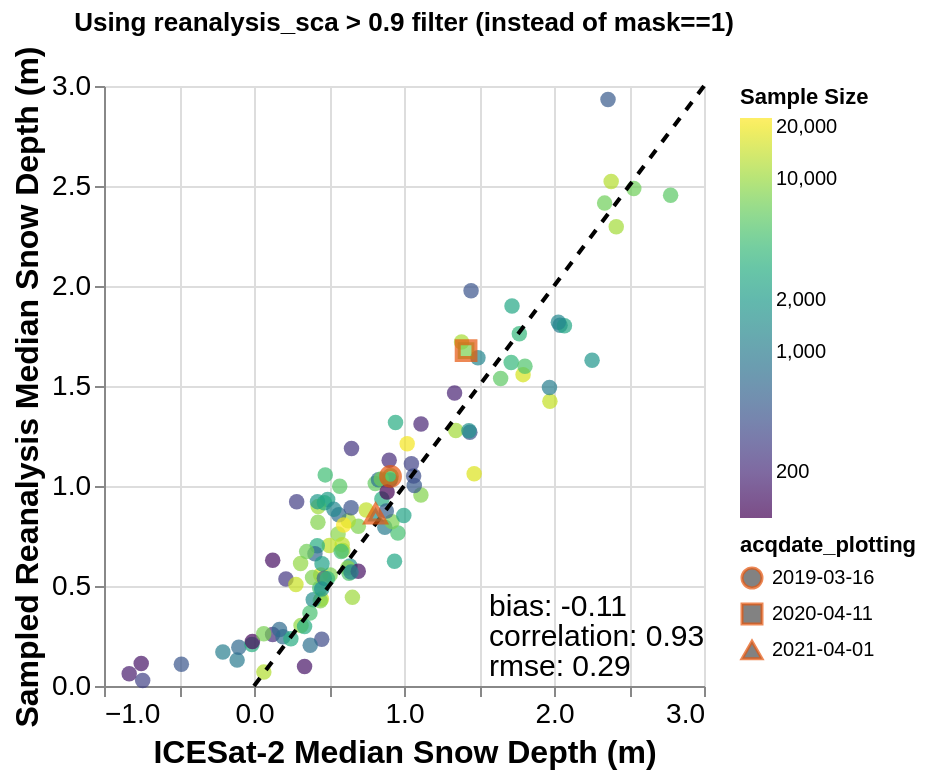

Notebook source saved alongside this figure:
### Code cell
# Same plot but using reanalysis_sca > 0.9 filter instead of mask==1
# Create new filtered dataset
atl06sr_gdf_sca = atl06sr_gdf[(atl06sr_gdf['reanalysis_sca'] > 0.9) & (atl06sr_gdf['slope'] < 20)]
atl06sr_gdf_sca['n'] = atl06sr_gdf_sca.groupby('acqdate')['acqdate'].transform('count')

# Calculate medians per date and also get sample size per date
medians_sca = atl06sr_gdf_sca.loc[(atl06sr_gdf_sca['n'] > 100), 
                                   ['icesat2_3dep_dif', 'reanalysis_sd', 'acqdate']].dropna().groupby('acqdate').median()
# Get sample size per date
sample_counts = atl06sr_gdf_sca.loc[(atl06sr_gdf_sca['n'] > 100), 
                                     ['icesat2_3dep_dif', 'reanalysis_sd', 'acqdate']].dropna().groupby('acqdate').size()
medians_sca['sample_size'] = sample_counts
medians_sca['acqdate_dt'] = pd.to_datetime(medians_sca.index)
medians_sca['acqdate_plotting'] = medians_sca['acqdate_dt'].astype('str')

# Compute snow_presence based on dates where median SD != 0
import datetime
snow_on_dates = median_sd.time.where(median_sd.SD_Post != 0).dropna('time')
medians_sca['snow_presence'] = 0
for day in snow_on_dates.values:
    py_datetime = day.astype('M8[ms]').astype(datetime.datetime)
    py_date = py_datetime.date()
    if py_date in medians_sca.index:
        medians_sca.loc[py_date, 'snow_presence'] = 1

# Calculate metrics for SCA-filtered data (only snow_presence==1)
bias_sca = np.mean(medians_sca.loc[medians_sca['snow_presence']==1, 'icesat2_3dep_dif'] - 
                   medians_sca.loc[medians_sca['snow_presence']==1, 'reanalysis_sd'])
correlation_sca = np.corrcoef(medians_sca.loc[medians_sca['snow_presence']==1, 'icesat2_3dep_dif'].dropna(),
                              medians_sca.loc[medians_sca['snow_presence']==1, 'reanalysis_sd'].dropna())[0,1]
rmse_sca = np.sqrt(np.nanmean((medians_sca.loc[medians_sca['snow_presence']==1, 'icesat2_3dep_dif'] - 
                               medians_sca.loc[medians_sca['snow_presence']==1, 'reanalysis_sd'])**2))

n_dates_sca = (medians_sca['snow_presence']==1).sum()
print(f"Metrics using reanalysis_sca > 0.9 filter:")
print(f"  Bias: {bias_sca:.2f}")
print(f"  Correlation: {correlation_sca:.2f}")
print(f"  RMSE: {rmse_sca:.2f}")
print(f"  Number of dates: {n_dates_sca}")

metrics_data_sca = pd.DataFrame({
    'metric': [bias_sca, correlation_sca, rmse_sca],
    'metric_label': ['bias', 'correlation', 'rmse'],
    'labels': ['is2_r'] * 3,
    'x_pos': [1.5, 1.5, 1.5],
    'y_pos': [0.4, 0.25, 0.1]
})
metrics_data_sca['metric_2f'] = metrics_data_sca['metric'].round(2)

# Create plot sources (only snow_presence==1)
source_nh_sca = medians_sca[(medians_sca['snow_presence']==1) & (~medians_sca['acqdate_dt'].isin(highlight_dates))]
source_h_sca = medians_sca[(medians_sca['snow_presence']==1) & (medians_sca['acqdate_dt'].isin(highlight_dates))]

# Create a small DataFrame for the 1:1 line
line_data = pd.DataFrame({
    'x': [0, 3],
    'y': [0, 3]
})

main_chart_sca = alt.layer(alt.Chart(source_nh_sca).mark_point(size=60, filled=True).encode(
    x=alt.X('icesat2_3dep_dif', axis=alt.Axis(title='ICESat-2 Median Snow Depth (m)', titleFontSize=16)),
    y=alt.Y('reanalysis_sd', axis=alt.Axis(title='Sampled Reanalysis Median Snow Depth (m)', titleFontSize=16)),
    color=alt.Color('sample_size:Q', scale=alt.Scale(scheme='viridis', type='log'), legend=alt.Legend(title='Sample Size'))
),
    alt.Chart(line_data).mark_line(color='black', strokeDash=[5, 5]).encode(
    x='x:Q',
    y='y:Q')
) + alt.Chart(metrics_data_sca).mark_text(
    align='left',
    baseline='middle',
    dx=5,
    fontSize=15
).transform_calculate(
    annotation_text = "datum.metric_label + ': ' + datum.metric_2f"
).encode(
    x=alt.X('x_pos:Q'),
    y=alt.Y('y_pos:Q'),
    text='annotation_text:N'
)

highlight_chart_sca = alt.Chart(source_h_sca).mark_point(size=70, filled=True, stroke=highlight_color, strokeWidth=3).encode(
    x=alt.X('icesat2_3dep_dif'),
    y=alt.Y('reanalysis_sd'),
    color=alt.Color('sample_size:Q', scale=alt.Scale(scheme='viridis', type='log'), legend=None),
    shape=alt.Shape('acqdate_plotting:N')
)

final_chart_sca = (main_chart_sca + highlight_chart_sca).properties(
    title='Using reanalysis_sca > 0.9 filter (instead of mask==1)'
)
final_chart_sca.configure_axis(
    labelFontSize=14,

    titleFontSize=16)

### Figure 1 — Vega-Lite specification as saved in the notebook (floating-point values rounded to 4 significant figures)
{"config": {"view": {"continuousWidth": 300, "continuousHeight": 300}, "axis": {"labelFontSize": 14, "titleFontSize": 16}}, "layer": [{"data": {"name": "data-ed229f04659f7149aa82f697592eb4dd"}, "mark": {"type": "point", "filled": true, "size": 60}, "encoding": {"color": {"field": "sample_size", "legend": {"title": "Sample Size"}, "scale": {"scheme": "viridis", "type": "log"}, "type": "quantitative"}, "x": {"axis": {"title": "ICESat-2 Median Snow Depth (m)", "titleFontSize": 16}, "field": "icesat2_3dep_dif", "type": "quantitative"}, "y": {"axis": {"title": "Sampled Reanalysis Median Snow Depth (m)", "titleFontSize": 16}, "field": "reanalysis_sd", "type": "quantitative"}}}, {"data": {"name": "data-f6d2dfe0eccf9d704325a11da2fb5a38"}, "mark": {"type": "line", "color": "black", "strokeDash": [5, 5]}, "encoding": {"x": {"field": "x", "type": "quantitative"}, "y": {"field": "y", "type": "quantitative"}}}, {"data": {"name": "data-b1fcf3b6646bb29b22187de5a5715e38"}, "mark": {"type": "text", "align": "left", "baseline": "middle", "dx": 5, "fontSize": 15}, "encoding": {"text": {"field": "annotation_text", "type": "nominal"}, "x": {"field": "x_pos", "type": "quantitative"}, "y": {"field": "y_pos", "type": "quantitative"}}, "transform": [{"calculate": "datum.metric_label + ': ' + datum.metric_2f", "as": "annotation_text"}]}, {"data": {"name": "data-94d3fa7ed25e88a97e87942ed87781e5"}, "mark": {"type": "point", "filled": true, "size": 70, "stroke": "#E6550D", "strokeWidth": 3}, "encoding": {"color": {"field": "sample_size", "legend": null, "scale": {"scheme": "viridis", "type": "log"}, "type": "quantitative"}, "shape": {"field": "acqdate_plotting", "type": "nominal"}, "x": {"field": "icesat2_3dep_dif", "type": "quantitative"}, "y": {"field": "reanalysis_sd", "type": "quantitative"}}}], "title": "Using reanalysis_sca > 0.9 filter (instead of mask==1)", "$schema": "https://vega.github.io/schema/vega-lite/v5.20.1.json", "datasets": {"data-ed229f04659f7149aa82f697592eb4dd": [{"icesat2_3dep_dif": 0.3136, "reanalysis_sd": 0.302, "sample_size": 9551, "acqdate_dt": "2018-12-03T00:00:00", "acqdate_plotting": "2018-12-03", "snow_presence": 1}, {"icesat2_3dep_dif": 0.5075, "reanalysis_sd": 0.5556, "sample_size": 7902, "acqdate_dt": "2018-12-07T00:00:00", "acqdate_plotting": "2018-12-07", "snow_presence": 1}, {"icesat2_3dep_dif": 0.4491, "reanalysis_sd": 0.4348, "sample_size": 13618, "acqdate_dt": "2018-12-11T00:00:00", "acqdate_plotting": "2018-12-11", "snow_presence": 1}, {"icesat2_3dep_dif": 0.4418, "reanalysis_sd": 0.426, "sample_size": 8327, "acqdate_dt": "2018-12-12T00:00:00", "acqdate_plotting": "2018-12-12", "snow_presence": 1}, {"icesat2_3dep_dif": -0.1125, "reanalysis_sd": 0.1294, "sample_size": 947, "acqdate_dt": "2018-12-15T00:00:00", "acqdate_plotting": "2018-12-15", "snow_presence": 1}, {"icesat2_3dep_dif": 0.3949, "reanalysis_sd": 0.431, "sample_size": 1436, "acqdate_dt": "2018-12-16T00:00:00", "acqdate_plotting": "2018-12-16", "snow_presence": 1}, {"icesat2_3dep_dif": -0.1012, "reanalysis_sd": 0.1934, "sample_size": 667, "acqdate_dt": "2018-12-19T00:00:00", "acqdate_plotting": "2018-12-19", "snow_presence": 1}, {"icesat2_3dep_dif": 0.4384, "reanalysis_sd": 0.4904, "sample_size": 4459, "acqdate_dt": "2019-01-05T00:00:00", "acqdate_plotting": "2019-01-05", "snow_presence": 1}, {"icesat2_3dep_dif": -0.01378, "reanalysis_sd": 0.207, "sample_size": 3047, "acqdate_dt": "2019-01-09T00:00:00", "acqdate_plotting": "2019-01-09", "snow_presence": 1}, {"icesat2_3dep_dif": 0.9591, "reanalysis_sd": 0.7652, "sample_size": 4696, "acqdate_dt": "2019-01-10T00:00:00", "acqdate_plotting": "2019-01-10", "snow_presence": 1}, {"icesat2_3dep_dif": 0.7481, "reanalysis_sd": 0.8804, "sample_size": 13655, "acqdate_dt": "2019-01-13T00:00:00", "acqdate_plotting": "2019-01-13", "snow_presence": 1}, {"icesat2_3dep_dif": 0.124, "reanalysis_sd": 0.257, "sample_size": 214, "acqdate_dt": "2019-01-14T00:00:00", "acqdate_plotting": "2019-01-14", "snow_presence": 1}, {"icesat2_3dep_dif": 0.9367, "reanalysis_sd": 0.6238, "sample_size": 2545, "acqdate_dt": "2019-01-22T00:00:00", "acqdate_plotting": "2019-01-22", "snow_presence": 1}, {"icesat2_3dep_dif": 1.973, "reanalysis_sd": 1.424, "sample_size": 14070, "acqdate_dt": "2019-02-07T00:00:00", "acqdate_plotting": "2019-02-07", "snow_presence": 1}, {"icesat2_3dep_dif": 0.8525, "reanalysis_sd": 0.9354, "sample_size": 3043, "acqdate_dt": "2019-02-08T00:00:00", "acqdate_plotting": "2019-02-08", "snow_presence": 1}, {"icesat2_3dep_dif": 1.468, "reanalysis_sd": 1.061, "sample_size": 17039, "acqdate_dt": "2019-02-11T00:00:00", "acqdate_plotting": "2019-02-11", "snow_presence": 1}, {"icesat2_3dep_dif": 0.6398, "reanalysis_sd": 0.6002, "sample_size": 1654, "acqdate_dt": "2019-02-12T00:00:00", "acqdate_plotting": "2019-02-12", "snow_presence": 1}, {"icesat2_3dep_dif": 1.113, "reanalysis_sd": 0.955, "sample_size": 8367, "acqdate_dt": "2019-02-19T00:00:00", "acqdate_plotting": "2019-02-19", "snow_presence": 1}, {"icesat2_3dep_dif": 1.384, "reanalysis_sd": 1.72, "sample_size": 11225, "acqdate_dt": "2019-03-04T00:00:00", "acqdate_plotting": "2019-03-04", "snow_presence": 1}, {"icesat2_3dep_dif": 2.36, "reanalysis_sd": 2.933, "sample_size": 482, "acqdate_dt": "2019-03-08T00:00:00", "acqdate_plotting": "2019-03-08", "snow_presence": 1}, {"icesat2_3dep_dif": 1.715, "reanalysis_sd": 1.618, "sample_size": 3723, "acqdate_dt": "2019-03-09T00:00:00", "acqdate_plotting": "2019-03-09", "snow_presence": 1}, {"icesat2_3dep_dif": 2.381, "reanalysis_sd": 2.522, "sample_size": 12360, "acqdate_dt": "2019-03-12T00:00:00", "acqdate_plotting": "2019-03-12", "snow_presence": 1}, {"icesat2_3dep_dif": 1.794, "reanalysis_sd": 1.557, "sample_size": 16076, "acqdate_dt": "2019-03-17T00:00:00", "acqdate_plotting": "2019-03-17", "snow_presence": 1}, {"icesat2_3dep_dif": 1.439, "reanalysis_sd": 1.269, "sample_size": 414, "acqdate_dt": "2019-03-21T00:00:00", "acqdate_plotting": "2019-03-21", "snow_presence": 1}, {"icesat2_3dep_dif": 0.2844, "reanalysis_sd": 0.9214, "sample_size": 287, "acqdate_dt": "2019-04-02T00:00:00", "acqdate_plotting": "2019-04-02", "snow_presence": 1}, {"icesat2_3dep_dif": 2.532, "reanalysis_sd": 2.487, "sample_size": 7007, "acqdate_dt": "2019-04-06T00:00:00", "acqdate_plotting": "2019-04-06", "snow_presence": 1}, {"icesat2_3dep_dif": 2.415, "reanalysis_sd": 2.296, "sample_size": 10938, "acqdate_dt": "2019-04-10T00:00:00", "acqdate_plotting": "2019-04-10", "snow_presence": 1}, {"icesat2_3dep_dif": 2.778, "reanalysis_sd": 2.454, "sample_size": 5798, "acqdate_dt": "2019-04-11T00:00:00", "acqdate_plotting": "2019-04-11", "snow_presence": 1}, {"icesat2_3dep_dif": 2.337, "reanalysis_sd": 2.414, "sample_size": 6905, "acqdate_dt": "2019-04-14T00:00:00", "acqdate_plotting": "2019-04-14", "snow_presence": 1}, {"icesat2_3dep_dif": 1.113, "reanalysis_sd": 1.31, "sample_size": 185, "acqdate_dt": "2019-04-15T00:00:00", "acqdate_plotting": "2019-04-15", "snow_presence": 1}, {"icesat2_3dep_dif": 1.644, "reanalysis_sd": 1.537, "sample_size": 5899, "acqdate_dt": "2019-04-18T00:00:00", "acqdate_plotting": "2019-04-18", "snow_presence": 1}, {"icesat2_3dep_dif": 2.04, "reanalysis_sd": 1.804, "sample_size": 1038, "acqdate_dt": "2019-04-19T00:00:00", "acqdate_plotting": "2019-04-19", "snow_presence": 1}, {"icesat2_3dep_dif": 2.07, "reanalysis_sd": 1.801, "sample_size": 2627, "acqdate_dt": "2019-04-22T00:00:00", "acqdate_plotting": "2019-04-22", "snow_presence": 1}, {"icesat2_3dep_dif": 2.029, "reanalysis_sd": 1.819, "sample_size": 1265, "acqdate_dt": "2019-04-23T00:00:00", "acqdate_plotting": "2019-04-23", "snow_presence": 1}, {"icesat2_3dep_dif": 1.769, "reanalysis_sd": 1.761, "sample_size": 3698, "acqdate_dt": "2019-05-05T00:00:00", "acqdate_plotting": "2019-05-05", "snow_presence": 1}, {"icesat2_3dep_dif": 1.97, "reanalysis_sd": 1.492, "sample_size": 1055, "acqdate_dt": "2019-05-09T00:00:00", "acqdate_plotting": "2019-05-09", "snow_presence": 1}, {"icesat2_3dep_dif": 2.254, "reanalysis_sd": 1.629, "sample_size": 1790, "acqdate_dt": "2019-05-13T00:00:00", "acqdate_plotting": "2019-05-13", "snow_presence": 1}, {"icesat2_3dep_dif": 1.806, "reanalysis_sd": 1.599, "sample_size": 5167, "acqdate_dt": "2019-05-14T00:00:00", "acqdate_plotting": "2019-05-14", "snow_presence": 1}, {"icesat2_3dep_dif": 1.72, "reanalysis_sd": 1.9, "sample_size": 2604, "acqdate_dt": "2019-05-18T00:00:00", "acqdate_plotting": "2019-05-18", "snow_presence": 1}, {"icesat2_3dep_dif": 0.9012, "reanalysis_sd": 1.129, "sample_size": 210, "acqdate_dt": "2019-06-03T00:00:00", "acqdate_plotting": "2019-06-03", "snow_presence": 1}, {"icesat2_3dep_dif": 1.337, "reanalysis_sd": 1.465, "sample_size": 177, "acqdate_dt": "2019-06-07T00:00:00", "acqdate_plotting": "2019-06-07", "snow_presence": 1}, {"icesat2_3dep_dif": 1.447, "reanalysis_sd": 1.976, "sample_size": 430, "acqdate_dt": "2019-06-11T00:00:00", "acqdate_plotting": "2019-06-11", "snow_presence": 1}, {"icesat2_3dep_dif": 1.493, "reanalysis_sd": 1.642, "sample_size": 1245, "acqdate_dt": "2019-06-12T00:00:00", "acqdate_plotting": "2019-06-12", "snow_presence": 1}, {"icesat2_3dep_dif": 0.65, "reanalysis_sd": 1.188, "sample_size": 242, "acqdate_dt": "2019-07-11T00:00:00", "acqdate_plotting": "2019-07-11", "snow_presence": 1}, {"icesat2_3dep_dif": 0.4515, "reanalysis_sd": 0.2342, "sample_size": 357, "acqdate_dt": "2019-12-01T00:00:00", "acqdate_plotting": "2019-12-01", "snow_presence": 1}, {"icesat2_3dep_dif": 0.6561, "reanalysis_sd": 0.4432, "sample_size": 10396, "acqdate_dt": "2019-12-05T00:00:00", "acqdate_plotting": "2019-12-05", "snow_presence": 1}, {"icesat2_3dep_dif": 0.6252, "reanalysis_sd": 0.5904, "sample_size": 9283, "acqdate_dt": "2019-12-09T00:00:00", "acqdate_plotting": "2019-12-09", "snow_presence": 1}, {"icesat2_3dep_dif": 0.4443, "reanalysis_sd": 0.5552, "sample_size": 16784, "acqdate_dt": "2019-12-11T00:00:00", "acqdate_plotting": "2019-12-11", "snow_presence": 1}, {"icesat2_3dep_dif": 0.3371, "reanalysis_sd": 0.2972, "sample_size": 3015, "acqdate_dt": "2019-12-30T00:00:00", "acqdate_plotting": "2019-12-30", "snow_presence": 1}, {"icesat2_3dep_dif": 0.5605, "reanalysis_sd": 0.7596, "sample_size": 8810, "acqdate_dt": "2020-01-03T00:00:00", "acqdate_plotting": "2020-01-03", "snow_presence": 1}, {"icesat2_3dep_dif": 0.502, "reanalysis_sd": 0.703, "sample_size": 13294, "acqdate_dt": "2020-01-07T00:00:00", "acqdate_plotting": "2020-01-07", "snow_presence": 1}, {"icesat2_3dep_dif": 0.5881, "reanalysis_sd": 0.7068, "sample_size": 13551, "acqdate_dt": "2020-01-09T00:00:00", "acqdate_plotting": "2020-01-09", "snow_presence": 1}, {"icesat2_3dep_dif": 0.4217, "reanalysis_sd": 0.7012, "sample_size": 2902, "acqdate_dt": "2020-01-11T00:00:00", "acqdate_plotting": "2020-01-11", "snow_presence": 1}, {"icesat2_3dep_dif": 0.4911, "reanalysis_sd": 0.9322, "sample_size": 2256, "acqdate_dt": "2020-01-13T00:00:00", "acqdate_plotting": "2020-01-13", "snow_presence": 1}, {"icesat2_3dep_dif": 0.4262, "reanalysis_sd": 0.8184, "sample_size": 8343, "acqdate_dt": "2020-01-15T00:00:00", "acqdate_plotting": "2020-01-15", "snow_presence": 1}, {"icesat2_3dep_dif": 0.1935, "reanalysis_sd": 0.2464, "sample_size": 717, "acqdate_dt": "2020-01-17T00:00:00", "acqdate_plotting": "2020-01-17", "snow_presence": 1}, {"icesat2_3dep_dif": 0.6954, "reanalysis_sd": 0.799, "sample_size": 8064, "acqdate_dt": "2020-01-19T00:00:00", "acqdate_plotting": "2020-01-19", "snow_presence": 1}, {"icesat2_3dep_dif": 0.337, "reanalysis_sd": 0.098, "sample_size": 141, "acqdate_dt": "2020-01-21T00:00:00", "acqdate_plotting": "2020-01-21", "snow_presence": 1}, {"icesat2_3dep_dif": 0.3107, "reanalysis_sd": 0.6122, "sample_size": 9457, "acqdate_dt": "2020-02-01T00:00:00", "acqdate_plotting": "2020-02-01", "snow_presence": 1}, {"icesat2_3dep_dif": 0.6281, "reanalysis_sd": 0.826, "sample_size": 11120, "acqdate_dt": "2020-02-05T00:00:00", "acqdate_plotting": "2020-02-05", "snow_presence": 1}, {"icesat2_3dep_dif": 0.3904, "reanalysis_sd": 0.5428, "sample_size": 8058, "acqdate_dt": "2020-02-07T00:00:00", "acqdate_plotting": "2020-02-07", "snow_presence": 1}, {"icesat2_3dep_dif": 0.8083, "reanalysis_sd": 1.013, "sample_size": 6247, "acqdate_dt": "2020-02-09T00:00:00", "acqdate_plotting": "2020-02-09", "snow_presence": 1}, {"icesat2_3dep_dif": 0.5916, "reanalysis_sd": 0.678, "sample_size": 10569, "acqdate_dt": "2020-02-11T00:00:00", "acqdate_plotting": "2020-02-11", "snow_presence": 1}, {"icesat2_3dep_dif": 0.4278, "reanalysis_sd": 0.8978, "sample_size": 10481, "acqdate_dt": "2020-02-13T00:00:00", "acqdate_plotting": "2020-02-13", "snow_presence": 1}, {"icesat2_3dep_dif": 0.9099, "reanalysis_sd": 1.035, "sample_size": 7681, "acqdate_dt": "2020-02-15T00:00:00", "acqdate_plotting": "2020-02-15", "snow_presence": 1}, {"icesat2_3dep_dif": 0.4233, "reanalysis_sd": 0.9218, "sample_size": 1933, "acqdate_dt": "2020-02-17T00:00:00", "acqdate_plotting": "2020-02-17", "snow_presence": 1}, {"icesat2_3dep_dif": 0.4062, "reanalysis_sd": 0.661, "sample_size": 638, "acqdate_dt": "2020-02-19T00:00:00", "acqdate_plotting": "2020-02-19", "snow_presence": 1}, {"icesat2_3dep_dif": 0.5812, "reanalysis_sd": 0.6722, "sample_size": 4295, "acqdate_dt": "2020-03-05T00:00:00", "acqdate_plotting": "2020-03-05", "snow_presence": 1}, {"icesat2_3dep_dif": 0.213, "reanalysis_sd": 0.5352, "sample_size": 257, "acqdate_dt": "2020-03-06T00:00:00", "acqdate_plotting": "2020-03-06", "snow_presence": 1}, {"icesat2_3dep_dif": 0.6337, "reanalysis_sd": 0.5636, "sample_size": 5131, "acqdate_dt": "2020-03-09T00:00:00", "acqdate_plotting": "2020-03-09", "snow_presence": 1}, {"icesat2_3dep_dif": 0.695, "reanalysis_sd": 0.5736, "sample_size": 135, "acqdate_dt": "2020-03-10T00:00:00", "acqdate_plotting": "2020-03-10", "snow_presence": 1}, {"icesat2_3dep_dif": 0.475, "reanalysis_sd": 1.056, "sample_size": 4327, "acqdate_dt": "2020-03-13T00:00:00", "acqdate_plotting": "2020-03-13", "snow_presence": 1}, {"icesat2_3dep_dif": 0.4695, "reanalysis_sd": 0.916, "sample_size": 2738, "acqdate_dt": "2020-04-03T00:00:00", "acqdate_plotting": "2020-04-03", "snow_presence": 1}, {"icesat2_3dep_dif": 1.345, "reanalysis_sd": 1.278, "sample_size": 10747, "acqdate_dt": "2020-04-07T00:00:00", "acqdate_plotting": "2020-04-07", "snow_presence": 1}, {"icesat2_3dep_dif": 1.069, "reanalysis_sd": 1.002, "sample_size": 467, "acqdate_dt": "2020-04-12T00:00:00", "acqdate_plotting": "2020-04-12", "snow_presence": 1}, {"icesat2_3dep_dif": 0.9434, "reanalysis_sd": 1.318, "sample_size": 2967, "acqdate_dt": "2020-04-15T00:00:00", "acqdate_plotting": "2020-04-15", "snow_presence": 1}, {"icesat2_3dep_dif": 1.049, "reanalysis_sd": 1.111, "sample_size": 308, "acqdate_dt": "2020-04-16T00:00:00", "acqdate_plotting": "2020-04-16", "snow_presence": 1}, {"icesat2_3dep_dif": 0.5649, "reanalysis_sd": 0.8566, "sample_size": 703, "acqdate_dt": "2020-05-02T00:00:00", "acqdate_plotting": "2020-05-02", "snow_presence": 1}, {"icesat2_3dep_dif": 0.5328, "reanalysis_sd": 0.8832, "sample_size": 1322, "acqdate_dt": "2020-05-06T00:00:00", "acqdate_plotting": "2020-05-06", "snow_presence": 1}, {"icesat2_3dep_dif": 0.907, "reanalysis_sd": 1.03, "sample_size": 864, "acqdate_dt": "2020-05-10T00:00:00", "acqdate_plotting": "2020-05-10", "snow_presence": 1}, {"icesat2_3dep_dif": 0.06562, "reanalysis_sd": 0.0694, "sample_size": 12153, "acqdate_dt": "2020-11-09T00:00:00", "acqdate_plotting": "2020-11-09", "snow_presence": 1}, {"icesat2_3dep_dif": -0.7421, "reanalysis_sd": 0.027, "sample_size": 298, "acqdate_dt": "2020-11-11T00:00:00", "acqdate_plotting": "2020-11-11", "snow_presence": 1}, {"icesat2_3dep_dif": -0.832, "reanalysis_sd": 0.061, "sample_size": 160, "acqdate_dt": "2020-11-13T00:00:00", "acqdate_plotting": "2020-11-13", "snow_presence": 1}, {"icesat2_3dep_dif": -0.4842, "reanalysis_sd": 0.1084, "sample_size": 449, "acqdate_dt": "2020-11-17T00:00:00", "acqdate_plotting": "2020-11-17", "snow_presence": 1}, {"icesat2_3dep_dif": 0.3748, "reanalysis_sd": 0.2034, "sample_size": 785, "acqdate_dt": "2020-12-14T00:00:00", "acqdate_plotting": "2020-12-14", "snow_presence": 1}, {"icesat2_3dep_dif": -0.2074, "reanalysis_sd": 0.1704, "sample_size": 1060, "acqdate_dt": "2020-12-16T00:00:00", "acqdate_plotting": "2020-12-16", "snow_presence": 1}, {"icesat2_3dep_dif": 0.2459, "reanalysis_sd": 0.236, "sample_size": 2991, "acqdate_dt": "2020-12-31T00:00:00", "acqdate_plotting": "2020-12-31", "snow_presence": 1}, {"icesat2_3dep_dif": -0.01061, "reanalysis_sd": 0.2222, "sample_size": 119, "acqdate_dt": "2021-01-04T00:00:00", "acqdate_plotting": "2021-01-04", "snow_presence": 1}, {"icesat2_3dep_dif": 0.0649, "reanalysis_sd": 0.261, "sample_size": 7557, "acqdate_dt": "2021-01-06T00:00:00", "acqdate_plotting": "2021-01-06", "snow_presence": 1}, {"icesat2_3dep_dif": 0.1697, "reanalysis_sd": 0.283, "sample_size": 693, "acqdate_dt": "2021-01-08T00:00:00", "acqdate_plotting": "2021-01-08", "snow_presence": 1}, {"icesat2_3dep_dif": 0.3729, "reanalysis_sd": 0.365, "sample_size": 4785, "acqdate_dt": "2021-01-10T00:00:00", "acqdate_plotting": "2021-01-10", "snow_presence": 1}, {"icesat2_3dep_dif": 0.4534, "reanalysis_sd": 0.6112, "sample_size": 2272, "acqdate_dt": "2021-01-18T00:00:00", "acqdate_plotting": "2021-01-18", "snow_presence": 1}, {"icesat2_3dep_dif": 0.4689, "reanalysis_sd": 0.5388, "sample_size": 583, "acqdate_dt": "2021-01-29T00:00:00", "acqdate_plotting": "2021-01-29", "snow_presence": 1}, {"icesat2_3dep_dif": 0.872, "reanalysis_sd": 0.7934, "sample_size": 995, "acqdate_dt": "2021-02-02T00:00:00", "acqdate_plotting": "2021-02-02", "snow_presence": 1}, {"icesat2_3dep_dif": 0.2794, "reanalysis_sd": 0.508, "sample_size": 14572, "acqdate_dt": "2021-02-04T00:00:00", "acqdate_plotting": "2021-02-04", "snow_presence": 1}, {"icesat2_3dep_dif": 0.9202, "reanalysis_sd": 0.8218, "sample_size": 7757, "acqdate_dt": "2021-02-06T00:00:00", "acqdate_plotting": "2021-02-06", "snow_presence": 1}, {"icesat2_3dep_dif": 0.5979, "reanalysis_sd": 0.8054, "sample_size": 22690, "acqdate_dt": "2021-02-08T00:00:00", "acqdate_plotting": "2021-02-08", "snow_presence": 1}, {"icesat2_3dep_dif": 0.4894, "reanalysis_sd": 0.5368, "sample_size": 3705, "acqdate_dt": "2021-02-16T00:00:00", "acqdate_plotting": "2021-02-16", "snow_presence": 1}, {"icesat2_3dep_dif": 0.4513, "reanalysis_sd": 0.4848, "sample_size": 1654, "acqdate_dt": "2021-02-27T00:00:00", "acqdate_plotting": "2021-02-27", "snow_presence": 1}, {"icesat2_3dep_dif": -0.7519, "reanalysis_sd": 0.1124, "sample_size": 141, "acqdate_dt": "2021-03-05T00:00:00", "acqdate_plotting": "2021-03-05", "snow_presence": 1}, {"icesat2_3dep_dif": 0.9986, "reanalysis_sd": 0.852, "sample_size": 2456, "acqdate_dt": "2021-03-07T00:00:00", "acqdate_plotting": "2021-03-07", "snow_presence": 1}, {"icesat2_3dep_dif": 0.351, "reanalysis_sd": 0.6719, "sample_size": 7128, "acqdate_dt": "2021-03-09T00:00:00", "acqdate_plotting": "2021-03-09", "snow_presence": 1}, {"icesat2_3dep_dif": 1.433, "reanalysis_sd": 1.276, "sample_size": 1624, "acqdate_dt": "2021-03-11T00:00:00", "acqdate_plotting": "2021-03-11", "snow_presence": 1}, {"icesat2_3dep_dif": 1.021, "reanalysis_sd": 1.211, "sample_size": 20748, "acqdate_dt": "2021-03-13T00:00:00", "acqdate_plotting": "2021-03-13", "snow_presence": 1}, {"icesat2_3dep_dif": 0.6466, "reanalysis_sd": 0.5694, "sample_size": 1110, "acqdate_dt": "2021-03-17T00:00:00", "acqdate_plotting": "2021-03-17", "snow_presence": 1}, {"icesat2_3dep_dif": 0.83, "reanalysis_sd": 1.031, "sample_size": 804, "acqdate_dt": "2021-04-05T00:00:00", "acqdate_plotting": "2021-04-05", "snow_presence": 1}, {"icesat2_3dep_dif": 0.5714, "reanalysis_sd": 0.9988, "sample_size": 5689, "acqdate_dt": "2021-04-07T00:00:00", "acqdate_plotting": "2021-04-07", "snow_presence": 1}, {"icesat2_3dep_dif": 0.8483, "reanalysis_sd": 1.035, "sample_size": 7043, "acqdate_dt": "2021-04-11T00:00:00", "acqdate_plotting": "2021-04-11", "snow_presence": 1}, {"icesat2_3dep_dif": 0.8823, "reanalysis_sd": 0.8754, "sample_size": 525, "acqdate_dt": "2021-04-13T00:00:00", "acqdate_plotting": "2021-04-13", "snow_presence": 1}, {"icesat2_3dep_dif": 1.064, "reanalysis_sd": 1.05, "sample_size": 382, "acqdate_dt": "2021-04-17T00:00:00", "acqdate_plotting": "2021-04-17", "snow_presence": 1}, {"icesat2_3dep_dif": 0.1247, "reanalysis_sd": 0.6292, "sample_size": 131, "acqdate_dt": "2021-05-06T00:00:00", "acqdate_plotting": "2021-05-06", "snow_presence": 1}, {"icesat2_3dep_dif": 0.8872, "reanalysis_sd": 0.9698, "sample_size": 108, "acqdate_dt": "2021-05-08T00:00:00", "acqdate_plotting": "2021-05-08", "snow_presence": 1}, {"icesat2_3dep_dif": 0.6472, "reanalysis_sd": 0.891, "sample_size": 408, "acqdate_dt": "2021-05-10T00:00:00", "acqdate_plotting": "2021-05-10", "snow_presence": 1}], "data-f6d2dfe0eccf9d704325a11da2fb5a38": [{"x": 0, "y": 0}, {"x": 3, "y": 3}], "data-b1fcf3b6646bb29b22187de5a5715e38": [{"metric": -0.1078, "metric_label": "bias", "labels": "is2_r", "x_pos": 1.5, "y_pos": 0.4, "metric_2f": -0.11}, {"metric": 0.9267, "metric_label": "correlation", "labels": "is2_r", "x_pos": 1.5, "y_pos": 0.25, "metric_2f": 0.93}, {"metric": 0.2907, "metric_label": "rmse", "labels": "is2_r", "x_pos": 1.5, "y_pos": 0.1, "metric_2f": 0.29}], "data-94d3fa7ed25e88a97e87942ed87781e5": [{"icesat2_3dep_dif": 0.9104, "reanalysis_sd": 1.048, "sample_size": 6047, "acqdate_dt": "2019-03-16T00:00:00", "acqdate_plotting": "2019-03-16", "snow_presence": 1}, {"icesat2_3dep_dif": 1.414, "reanalysis_sd": 1.677, "sample_size": 7847, "acqdate_dt": "2020-04-11T00:00:00", "acqdate_plotting": "2020-04-11", "snow_presence": 1}, {"icesat2_3dep_dif": 0.8106, "reanalysis_sd": 0.8584, "sample_size": 1614, "acqdate_dt": "2021-04-01T00:00:00", "acqdate_plotting": "2021-04-01", "snow_presence": 1}]}}
